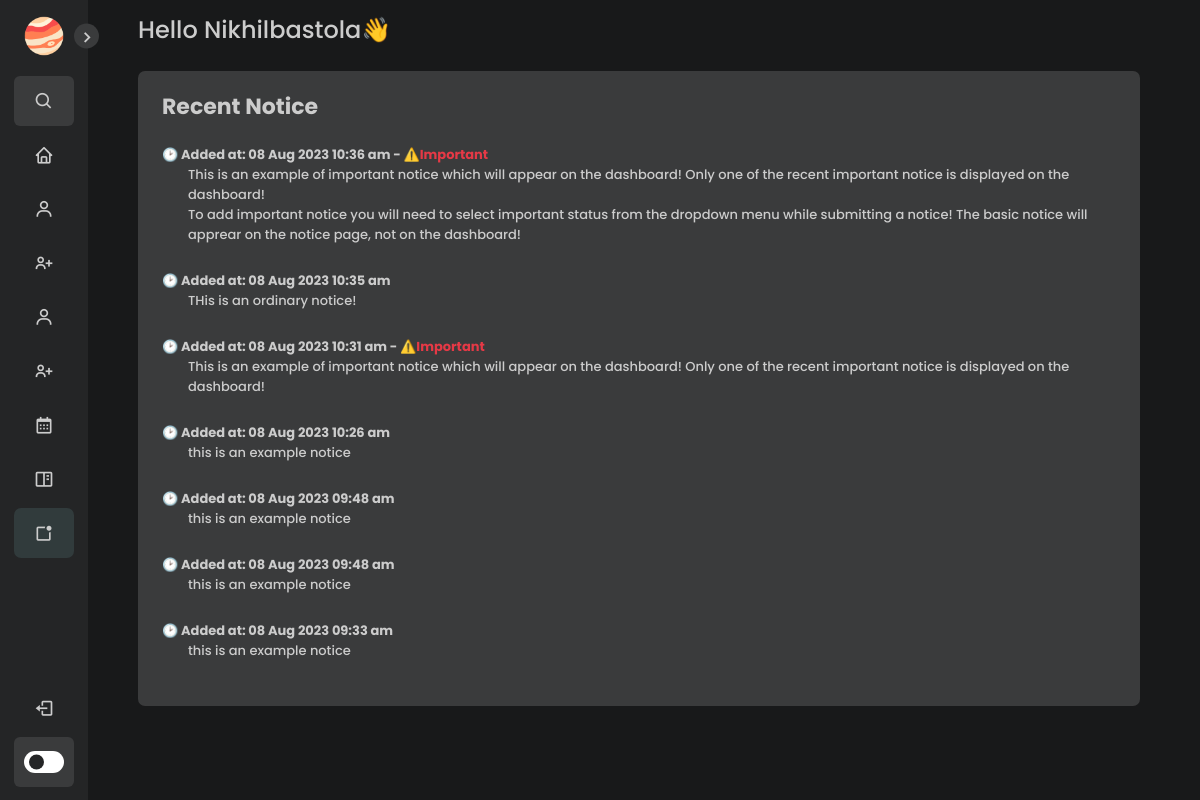
Screenshot of /add_notice.php (signed in) with the database file from the repository.
### tables this page shows
CREATE TABLE `notice` (
  `notice-id` int(11) NOT NULL,
  `status` varchar(100) NOT NULL,
  `notice-date` datetime NOT NULL,
  `notice-data` text NOT NULL
);

### add_notice.php (the view, shortened to what this page needs)
<?php
if (isset($_SESSION['login_user']) && isset($_SESSION['role'])) {
    if ((time() - $_SESSION['last_login_timestamp']) > 12000) {
        header("location:index.php");
    } else {
?>
<!DOCTYPE html>
<html lang="en">
<head>
    <link rel="stylesheet" href="./assets/css/dashboard.css">
    <link href='https://unpkg.com/boxicons@2.1.1/css/boxicons.min.css' rel='stylesheet'>
    <link rel="stylesheet" href="./assets/css/scrollbar.css">
</head>
<body>
    <nav class="sidebar close">
        <header>
            <div class="image-text">
                <span class="image">
                    <img src="./assets/images/planet.png" alt="">
                </span>
            </div>
            <i class='bx bx-chevron-right toggle'></i>
        </header>
        <div class="menu-bar">
            <div class="menu">
                <li class="search-box">
                    <i class='bx bx-search icon'></i>
                </li>
                <ul class="menu-links">
                    <li class="nav-link">
                        <a href="./dashboard.php">
                            <i class='bx bx-home icon' ></i>
                        </a>
                    </li>
                    <li class="nav-link">
                        <a href="./student.php">
                            <i class='bx bx-user icon' ></i>
                        </a>
                    </li>
                    <li class="nav-link">
                        <a href="./add_student.php">
                            <i class='bx bx-user-plus icon' ></i>
                        </a>
                    </li>
                    <li class="nav-link">
                        <a href="./teacher.php">
                            <i class='bx bx-user icon'></i>
                        </a>
                    </li>
                    <li class="nav-link">
                        <a href="./add_teacher.php">
                            <i class='bx bx-user-plus icon' ></i>
                        </a>
                    </li>
                    <li class="nav-link">
                        <a href="./schedule.php">
                            <i class='bx bx-calendar icon' ></i>
                        </a>
                    </li>
                    <li class="nav-link">
                        <a href="./assignment.php">
                            <i class='bx bx-book-content icon' ></i>
                        </a>
                    </li>
                    <li class="nav-link selected">
                        <a href="./add_notice.php">
                            <i class='bx bx-notification icon'></i>
                        </a>
                    </li>
                </ul>
            </div>
            <div class="bottom-content">
                <li class="">
                    <a href="./components/logout.php?Logout">
                        <i class='bx bx-log-out icon' ></i>
                    </a>
                </li>
                <li class="mode">
                    <div class="toggle-switch">
                        <span class="switch"></span>
                    </div>
                </li>
            </div>
        </div>
    </nav>
    <section class="home">
        <div class="text">Hello <?php echo ucwords($_SESSION['login_user']) ?>👋</div>
        <?php
            $conn = new mysqli('localhost', 'root', '', 'sms');
            $sql = "SELECT * FROM notice";
            $result = $conn->query($sql);
            $notices = array();
            if ($result->num_rows > 0) {
                while ($row = $result->fetch_assoc()) {
                    $notices[] = $row;
                }
            }
            rsort($notices);
        ?>
        <div class="text" >
            <div class="home-top" style="margin-bottom: 2em;">
                <div class="home-notice">
                    <div class="home-notice-left">
                        <h4 style="margin-bottom: 1em;">Recent Notice</h4>
                        <?php if (!empty($notices)) : ?>
                        <div class="inner-fetched-assignment">
                            <?php foreach ($notices as $notice) : ?>
                                <h4 style="font-size: 13px !important;">🕑 Added at:  <?php echo date("d M Y h:i a", strtotime($notice['notice-date'])); ?>
                                <?php
                                    if ($notice['status'] === 'important') {
                                ?>
                                    - <span style="color: #e63946;;"> ⚠️<?php echo ucfirst($notice['status']) ?> </span>
                                <?php
                                    }
                                ?>
                                <h4 style="margin-left: 2em; margin-bottom: 2em; font-weight: 500;">  <?php echo $notice['notice-data']; ?></h4>
                            <?php endforeach; ?>
                        </div>
                        <?php else : ?>
                            <p>No Notice found</p>
                        <?php endif; ?>
                    </div>
                </div>
            </div>
        </div>
    </section>
</body>
</html>
<?php
    }
} else {
    header("location:index.php");
}
?>

### assets/css/dashboard.css (style rules this page uses)
* { margin: 0; padding: 0; box-sizing: border-box; font-family: 'Poppins', sans-serif; -webkit-touch-callout: none; -webkit-user-select: none; -khtml-user-select: none; -moz-user-select: none; -ms-user-select: none; user-select: none; }
:root { --body-color: #18191a; --sidebar-color: #242526; --primary-color: #3a3b3c; --primary-color-light: #3a3b3c; --toggle-color: #fff; --text-color: #ccc; --selected-color: #313b3c; --date-color: #cad2c5; --action-color: #8338ec; --tran-03: all 0.2s ease; --tran-03: all 0.3s ease; --tran-04: all 0.3s ease; --tran-05: all 0.3s ease; }
body { min-height: 100vh; background-color: var(--body-color); transition: var(--tran-05); }
.sidebar { position: fixed; top: 0; left: 0; height: 100%; width: 250px; padding: 10px 14px; background: var(--sidebar-color); transition: var(--tran-05); z-index: 100; }
.sidebar.close { width: 88px; }
.sidebar li { height: 50px; list-style: none; display: flex; align-items: center; margin-top: 4px; }
.sidebar header .image, .sidebar .icon { min-width: 60px; border-radius: 6px; }
.sidebar .icon { min-width: 60px; border-radius: 6px; height: 100%; display: flex; align-items: center; justify-content: center; font-size: 20px; }
.sidebar .text, .sidebar .icon { color: var(--text-color); transition: var(--tran-03); }
.selected { background-color: var(--selected-color); border-radius: 7px; }
.sidebar header { position: relative; }
.sidebar header .image-text { display: flex; align-items: center; }
.sidebar header .image { display: flex; align-items: center; justify-content: center; }
.sidebar header .image img { width: 40px; border-radius: 6px; }
.sidebar header .toggle { position: absolute; top: 50%; right: -25px; transform: translateY(-50%) rotate(180deg); height: 25px; width: 25px; background-color: var(--primary-color); color: var(--sidebar-color); border-radius: 50%; display: flex; align-items: center; justify-content: center; font-size: 22px; cursor: pointer; transition: var(--tran-05); }
.toggle { color: #ccc !important; }
.sidebar.close .toggle { transform: translateY(-50%) rotate(0deg); }
.sidebar .menu { margin-top: 10px; }
.sidebar li.search-box { border-radius: 6px; background-color: var(--primary-color-light); cursor: pointer; transition: var(--tran-05); }
.sidebar li a { list-style: none; height: 100%; background-color: transparent; display: flex; align-items: center; height: 100%; width: 100%; border-radius: 6px; text-decoration: none; transition: var(--tran-03); }
.sidebar .menu-bar { height: calc(100% - 55px); display: flex; flex-direction: column; justify-content: space-between; overflow-y: scroll; }
.sidebar .menu-bar .mode { border-radius: 6px; background-color: var(--primary-color-light); position: relative; transition: var(--tran-05); }
.menu-bar .bottom-content .toggle-switch { position: absolute; right: 0; height: 100%; min-width: 60px; display: flex; align-items: center; justify-content: center; border-radius: 6px; cursor: pointer; }
.toggle-switch .switch { position: relative; height: 22px; width: 40px; border-radius: 25px; background-color: var(--toggle-color); transition: var(--tran-05); }
.switch::before { content: ''; position: absolute; height: 15px; width: 15px; border-radius: 50%; top: 50%; left: 5px; transform: translateY(-50%); background-color: var(--sidebar-color); transition: var(--tran-04); }
.home { position: absolute; top: 0; top: 0; left: 250px; height: 100vh; width: calc(100% - 250px); background-color: var(--body-color); transition: var(--tran-05); }
.home .text { font-size: 24px; font-weight: 500; color: var(--text-color); padding: 12px 60px; }
.sidebar.close ~ .home { left: 78px; height: 100vh; width: calc(100% - 78px); }
.home-notice { display: flex; flex-direction: row; justify-content: space-between; align-items: first baseline; gap: .5em; }
.home-notice-left { background-color: var(--primary-color-light); flex: 1; padding: .8em 1em; border-radius: 7px; }
.home-notice-left:first-child { flex: 3; }
.home-notice-left > h4, .home-notice-right > h4 { font-size: 22px !important; }
.inner-fetched-assignment { font-size: 13px; }

### rows the page displays
notice: date "08 Aug 2023 10:36 am", status "Important", value "This is an example of important notice which will appear on the dashboard! Only one of the recent important notice is displayed on the dashboard! To add important notice you will need to select important status from the dropdown menu while submitting a notice! The basic notice will apprear on the notice page, not on the dashboard!"
notice: date "08 Aug 2023 10:35 am", value "THis is an ordinary notice!"
notice: date "08 Aug 2023 10:31 am", status "Important", value "This is an example of important notice which will appear on the dashboard! Only one of the recent important notice is displayed on the dashboard!"
notice: date "08 Aug 2023 10:26 am", value "this is an example notice"
notice: date "08 Aug 2023 09:48 am", value "this is an example notice"
notice: date "08 Aug 2023 09:48 am", value "this is an example notice"
notice: date "08 Aug 2023 09:33 am", value "this is an example notice"

### other values shown
$_SESSION['login_user'] "Nikhilbastola"
